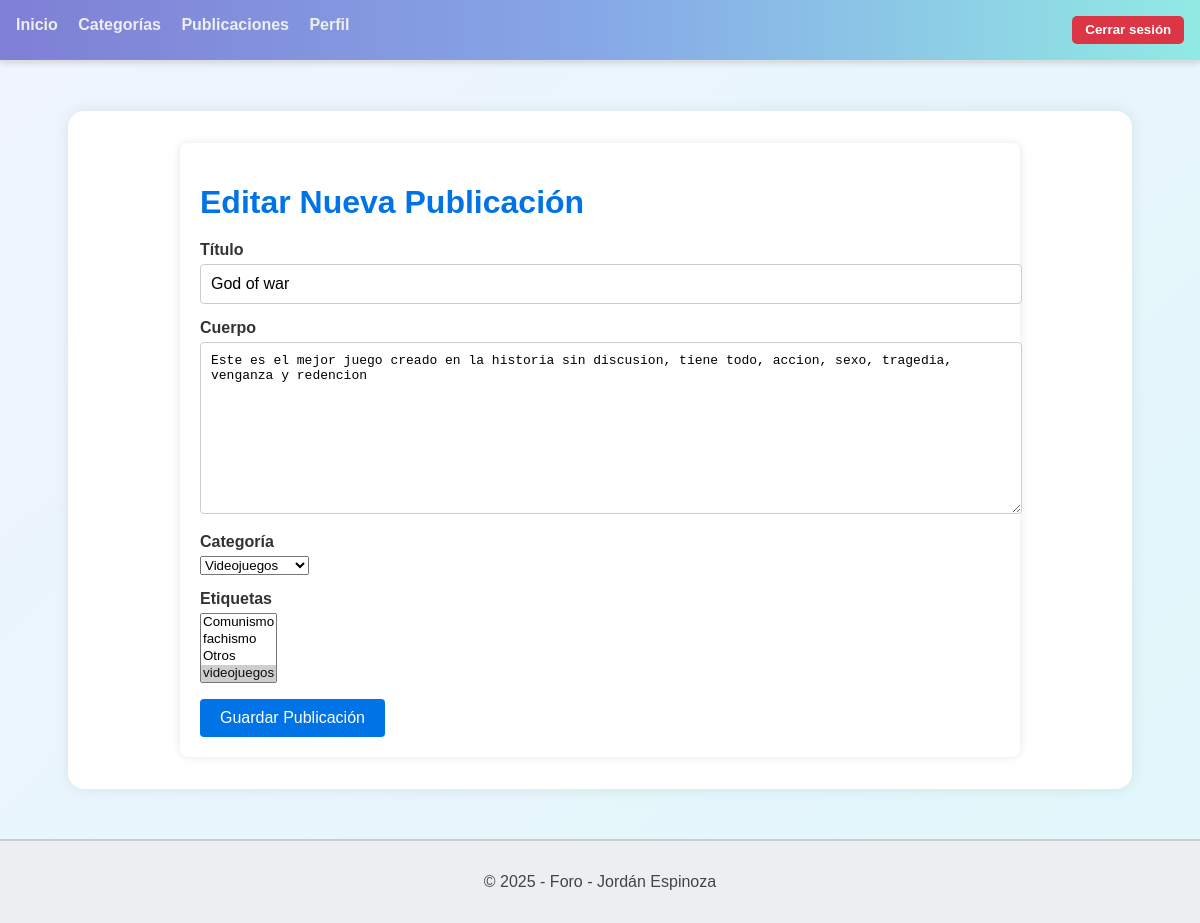
/foro/publicaciones/editar_publicacion/20/ (signed in), run on an earlier commit of the app's database.
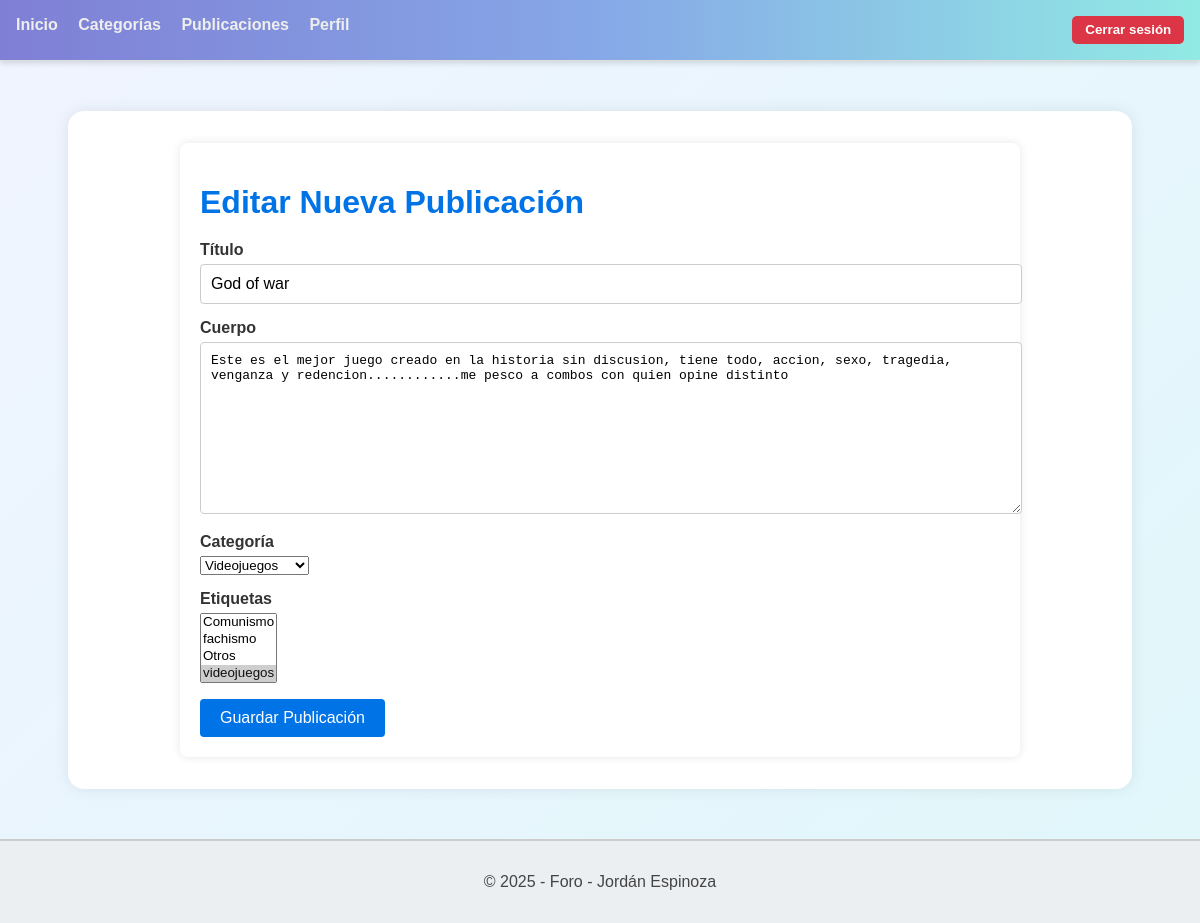
And on a later commit of the database.
### foro_aplicacion/models.py (models this page shows, shortened)
class Publicacion(models.Model):
    titulo = models.CharField(max_length=100)
    cuerpo = models.TextField()
    fecha_creacion = models.DateTimeField(auto_now_add=True)
    fecha_modificacion = models.DateTimeField(auto_now=True)
    usuario = models.ForeignKey(Usuario, on_delete=models.CASCADE, related_name='publicaciones')
    categoria = models.ForeignKey(Categoria, on_delete=models.CASCADE, related_name='publicaciones')
    etiquetas = models.ManyToManyField(Etiqueta, through='PublicacionEtiqueta', related_name='publicaciones')

### foro_aplicacion/views.py (the view, shortened to what this page needs)
# urls.py: path('publicaciones/editar_publicacion/<int:pk>/', PublicacionUpdateView.as_view(), name='editar_publicacion'),
class PublicacionUpdateView(LoginRequiredMixin, UpdateView):
    model = Publicacion
    template_name = 'publicaciones/editar_publicacion.html'
    fields = ['titulo', 'cuerpo', 'categoria', 'etiquetas']

### foro_aplicacion/models.py (called while the page is built)
    def __str__(self):
        return self.nombre

    def __str__(self):
        return self.nombre

### foro_aplicacion/templates/publicaciones/editar_publicacion.html (shortened to what this page needs)
{% extends 'template_base.html' %}
{% load static %}
{% block body %}
<div class="container">
    <h1 class="titulo">Editar Nueva Publicación</h1>
    <form method="post" class="formulario-publicacion">
        <div class="form-group">
            <label for="id_titulo">Título</label>
            {{ form.titulo }}
        </div>
        <div class="form-group">
            <label for="id_cuerpo">Cuerpo</label>
            {{ form.cuerpo }}
        </div>
        <div class="form-group">
            <label for="id_categoria">Categoría</label>
            {{ form.categoria }}
        </div>
        <div class="form-group">
            <label for="id_etiquetas">Etiquetas</label>
            {{ form.etiquetas }}
        </div>
        <button type="submit" class="btn btn-primary">Guardar Publicación</button>
    </form>
</div>
{% endblock %}

What changed in the data, as far as the page shows it:
changed Publicacion "God of war": cuerpo "Este es el mejor juego creado en la historia sin discusion, tiene todo, accion, sexo, tragedia, venganza y redencion" → "…sexo, tragedia, venganza y redencion............me pesco a combos con quien opine distinto"
